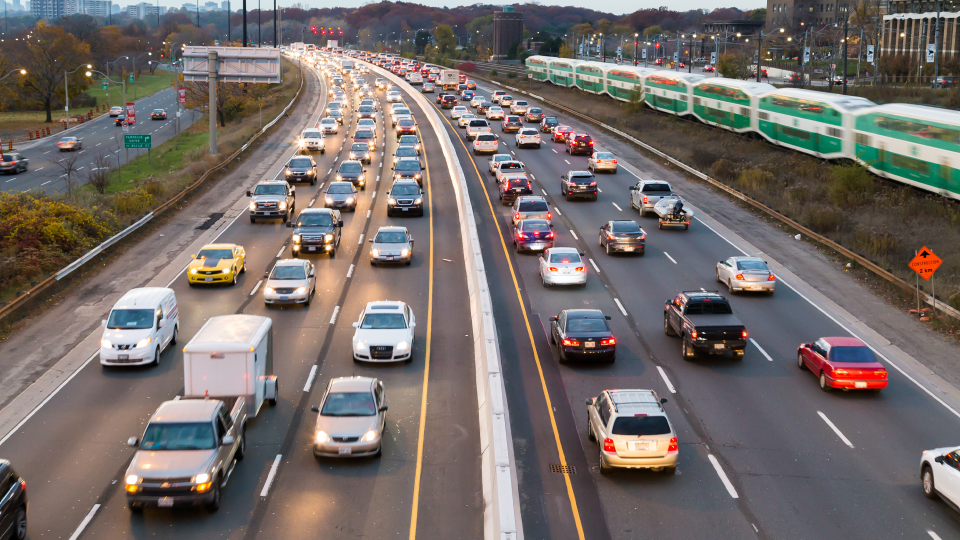
#> input picture data/Highway-Toronto-traffic.jpg, 1920 x 1080 px (shown at 1/2 size)
$ jupyter execute 04_Drawing_Rectangle.ipynb
#> lines starting #> are read from the running program, lines starting #| are printed output that depends on the picture; long printed decimals are rounded
# 📷 OpenCV Rectangle Drawing – Learning Notebook

## Overview
This notebook is part of my **OpenCV learning roadmap**.
The goal is to practice basic image manipulation tasks in OpenCV, starting with:
- Loading and displaying an image
- Resizing large images while keeping the aspect ratio
- Drawing rectangles on images (hard-coded and interactively)
- **New**: Adding text annotations with style control
- Visualizing results with Matplotlib

[cell 1]
import cv2
import numpy as np
from matplotlib import pyplot as plt

[cell 2]
# helper to show BGR images nicely in Jupyter
def show_bgr(img, figsize=(10,6)):
    plt.figure(figsize=figsize)
    plt.imshow(cv2.cvtColor(img, cv2.COLOR_BGR2RGB))
    plt.axis('off')

[cell 3]
img = cv2.imread('./data/Highway-Toronto-traffic.jpg')
#> img is the input picture: shape (1080, 1920, 3); mean B, G, R 104.9, 107.8, 115.6
if img is None:
    raise FileNotFoundError("File not found — check the path './data/Highway-Toronto-traffic.jpg'")
h, w = img.shape[:2]
#> h = 1080; w = 1920
print("original shape (height, width, channels):", img.shape)
#| original shape (height, width, channels): (1080, 1920, 3)
# optionally preview (may be large)
show_bgr(img, figsize=(12,6))

[cell 4]
def resize_keep_aspect(img, max_width=None, max_height=None):
#> called with max_width = 900
    h, w = img.shape[:2]
#> h = 1080; w = 1920
    scale = 1.0
    if max_width and w > max_width:
        scale = max_width / w
#> scale = 0.469
    if max_height and h * scale > max_height:
        # if both provided, ensure height also fits
        scale = min(scale, max_height / h)
    if scale == 1.0:
        return img.copy(), 1.0, 1.0
    new_w = int(w * scale)
#> new_w = 900
    new_h = int(h * scale)
#> new_h = 506
    resized = cv2.resize(img, (new_w, new_h), interpolation=cv2.INTER_AREA)
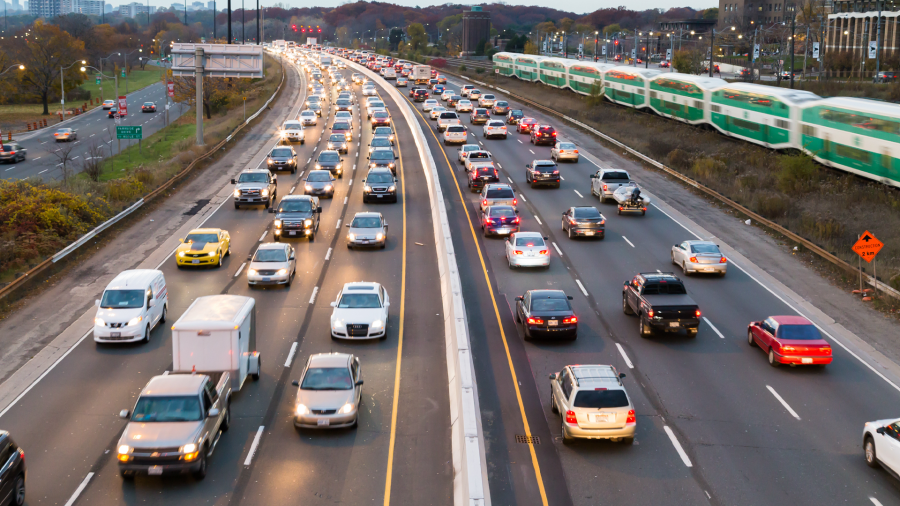
#> resized: shape (506, 900, 3); mean B, G, R 104.9, 107.8, 115.6
    return resized, scale, scale  # scale_x, scale_y (same here)

# example: limit width to 900 pixels
resized, scale_x, scale_y = resize_keep_aspect(img, max_width=900)
#> scale_x = 0.469; scale_y = 0.469
print("resized shape:", resized.shape, "scale_x:", scale_x)
#| resized shape: (506, 900, 3) scale_x: 0.4688
show_bgr(resized)

[cell 5]
# hard-coded rectangle (x1,y1) top-left and (x2,y2) bottom-right
pt1 = (100, 100)   # change these as needed (x,y)
pt2 = (400, 300)

img_rect = resized.copy()
cv2.rectangle(img_rect, pt1, pt2, (0, 255, 0), thickness=2)  # BGR color, thickness in px
show_bgr(img_rect)

## <font style="color:black">Adding Text</font>

Finally, let's see how we can write some text on an image using **cv2.putText** function.

### <font style="color:rgb(8,133,37)">Functional syntx</font>

    img = cv2.putText(img, text, org, fontFace, fontScale, color[, thickness[, lineType[, bottomLeftOrigin]]])

`img`: The output image that has been annotated.

The function has **6 required arguments**:

1. `img`: Image on which the text has to be written.
2. `text`: Text string to be written.
3. `org`: Bottom-left corner of the text string in the image.
4. `fontFace`: Font type
5. `fontScale`: Font scale factor that is multiplied by the font-specific base size.
6. `color`: Font color

Other optional arguments that are important for us to know include:

1. `thickness`: Integer specifying the line thickness for the text. Default value is 1.
2. `lineType`: Type of the line. Default value is 8 which stands for an 8-connected line. Usually, cv2.LINE_AA (antialiased or smooth line) is used for the lineType.

### <font style="color:rgb(8,133,37)">OpenCV Documentation</font>

**`putText:`**https://docs.opencv.org/4.5.1/d6/d6e/group__imgproc__draw.html#ga5126f47f883d730f633d74f07456c576

Let's see an example of this.

[cell 6]
# Add this after your rectangle drawing code
img_rect = resized.copy()
cv2.rectangle(img_rect, pt1, pt2, (0, 255, 0), thickness=2)

# TEXT ANNOTATION
text = "Object"  # Your label text
text_position = (pt1[0], pt1[1] - 10)  # 10px above rectangle
font = cv2.FONT_HERSHEY_SIMPLEX
font_scale = 0.8
text_color = (0, 255, 0)  # Green (BGR format)
text_thickness = 2

cv2.putText(img_rect, text, text_position, font,
            font_scale, text_color, text_thickness)
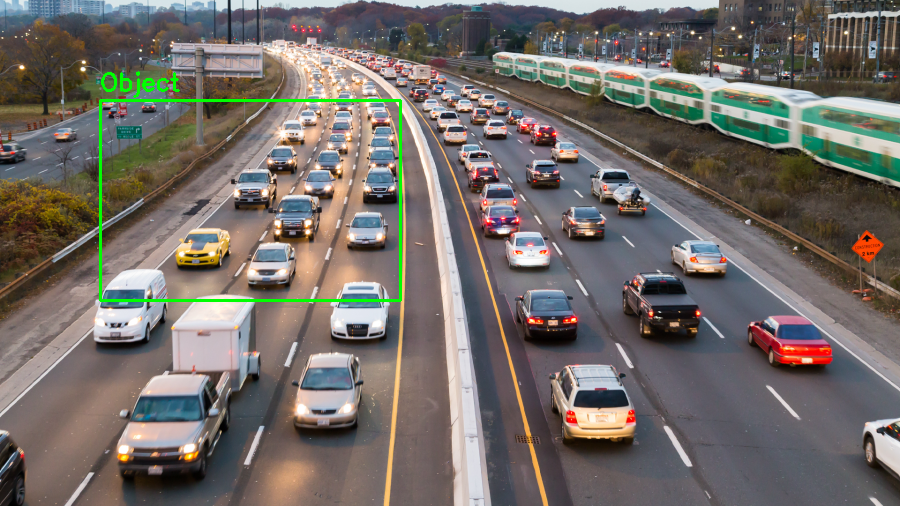
#> img_rect: shape (506, 900, 3); mean B, G, R 103.9, 108.8, 114.6

show_bgr(img_rect)

$ run again, with data/baseball.jpg copied over data/Highway-Toronto-traffic.jpg
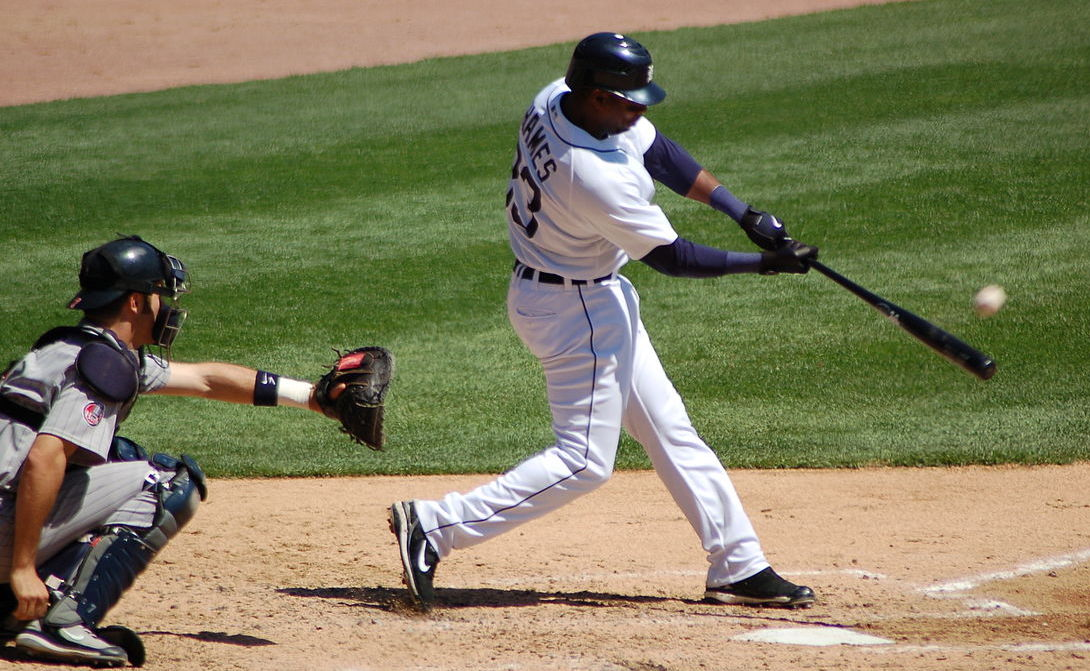
#> input picture data/baseball.jpg, 1090 x 671 px
#> img is the input picture: shape (671, 1090, 3); mean B, G, R 92.2, 124.4, 126.7
#| original shape (height, width, channels): (671, 1090, 3)
#> scale_x = 0.826
#| resized shape: (554, 900, 3) scale_x: 0.8257
#> `cv2.putText(img_rect, text, text_position, font, font_scale, text_colo..`:
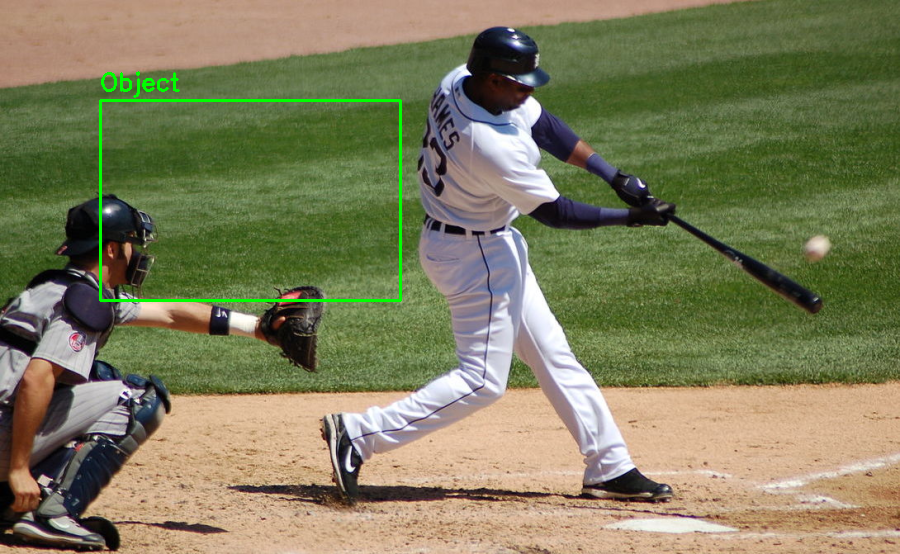
#> img_rect: shape (554, 900, 3); mean B, G, R 91.7, 125.4, 126
